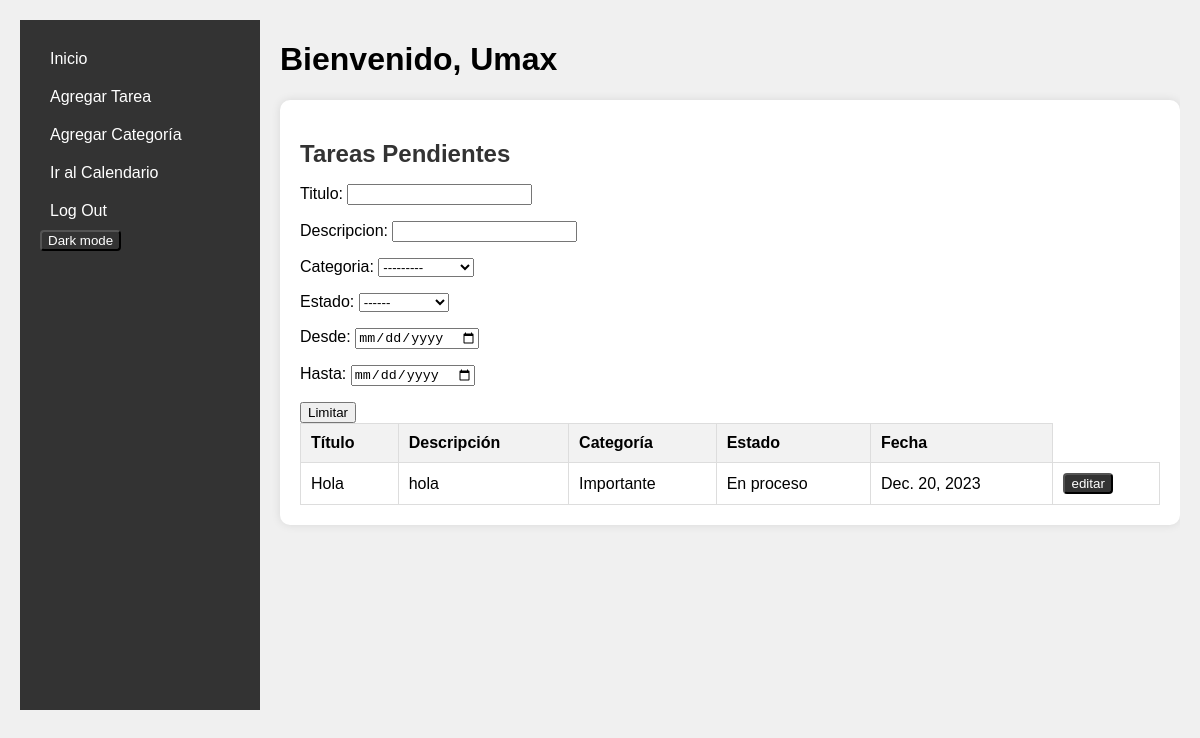
The page / (signed in) on the database as committed earlier.
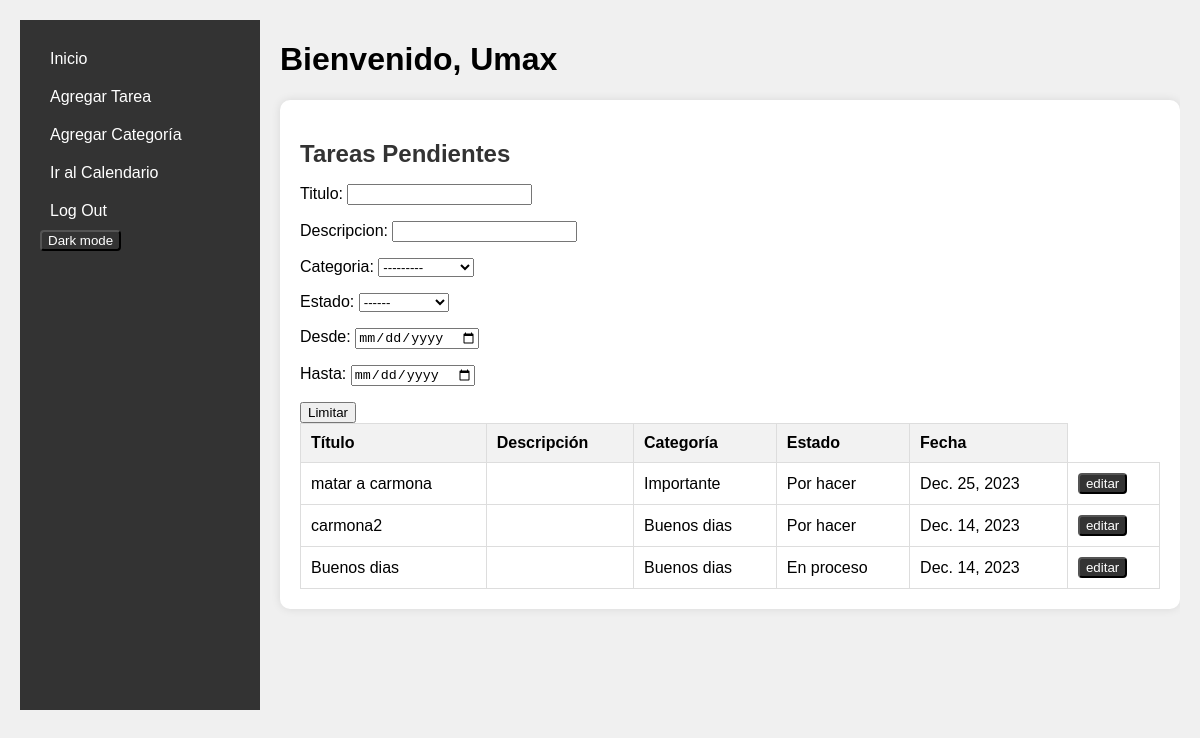
The same page on the database as committed later.
### Task/models.py (models this page shows, shortened)
class User(AbstractUser):
    def __str__(self):
        return self.username

class Task(models.Model):
    user = models.ForeignKey(User,on_delete=models.CASCADE,default=1)
    taskName = models.CharField(default='Tarea', max_length=100)
    category = models.ForeignKey(Category, on_delete=models.CASCADE, default=1)
    taskDescription = models.TextField(default="")
    color = ColorField(default='#FFFFFF')
    class state(models.IntegerChoices):
        TODO = 0, _('Por hacer')
        IN_PROG = 1, _('En proceso')
        CANCELED = 2, _('Cancelada')
        FINISHED = 3, _('Finalizada')
    taskState = models.IntegerField(default=state.TODO, choices=state.choices)
    class period(models.IntegerChoices):
        NON_PERIODIC = 0, _('No periodico')
        DAILY = 1, _('Diario')
        WEEKLY = 2, _('Semanal')
        MONTHLY = 3, _('Mensual')
        ANNUALLY = 4, _('Anual')
    periodicity = models.IntegerField(default=period.NON_PERIODIC, choices=period.choices)
    dueDate = models.DateField(default=datetime.today, blank=False)
    dueTime = models.TimeField(default='00:00', blank=True)

class Category(models.Model):
    name = models.CharField(max_length=100, blank=False)
    description = models.TextField()
    def __str__(self):
        return self.name

### Task/views/home.py (the view)
# urls.py: 2. Add a URL to urlpatterns:  path('', views.home, name='home')
@login_required
def home(request):
    if(request.method == 'GET'):
        user = request.user
        tasks = Task.objects.filter(user = request.user)
        opposite = request.session.get('opposite','Dark mode')
        return render(request, './home.html', {
            'user': user,
            'tasks': tasks,
            'filter': forms.basicFilters,
            'opposite': opposite
        })
    else:
        return manageDarkMode(request)

### Task/templatetags/descState.py (called while the page is built)
@register.filter(name='descState')
def descState(n):
    state = ''
    match n:
        case 0:
            state = 'Por hacer'
        case 1:
            state = 'En proceso'
        case 2:
            state = 'Cancelada'
        case 3:
            state = 'Finalizada'
    return state

### Task/templates/home.html (shortened to what this page needs)
<!DOCTYPE html>
{% load static %}
{% load descState %}
<html lang="en">
<head>
    {% block style %}
        {% if opposite == 'Dark mode' %}
            <link rel="stylesheet" href="{% static 'css/home.css' %}">
        {% else %}
            <link rel="stylesheet" href="{% static 'css/darkHome.css' %}">
        {% endif %}
    {% endblock style %}
</head>
<body>
<div class="container">
    <nav class="sidebar">
        <ul>
            <li><a href="/" class="active">Inicio</a></li>
            <li><a href="/createTasks/" class="add-task">Agregar Tarea</a></li>
            <li><a href="/createCategory/" class="add-category">Agregar Categoría</a></li>
            <li><a href="/calendar/" class="calendar">Ir al Calendario</a></li>
            <li><a href="/logout" class="logout">Log Out</a></li>
            <li><form method="POST">{% csrf_token %}<button id="opposite" name="opposite">{{opposite}}</button></form></li>
        </ul>
    </nav>
    <div class="content" method = "POST">
        {% block content %}
            <div class="header">
                <h1>Bienvenido, {{ user.username }} </h1>
            </div>
            <div class="tasks-table">
                <h2>Tareas Pendientes</h2>
                <p>Titulo: <input type="text" id="idS" onkeyup="nameSearch()"></p>
                <p>Descripcion: <input type="text" id="idSd" onkeyup="descSearch()"></p>
                {{filter.as_p}}
                <input onclick = 'dates()' type='button' value='Limitar'>
                <table id="tTable">
                    <thead>
                        <tr>
                            <th>Título</th>
                            <th>Descripción</th>
                            <th>Categoría</th>
                            <th>Estado</th>
                            <th>Fecha</th>
                        </tr>
                    </thead>
                    <tbody>
                        {% for task in tasks %}
                            <tr>
                                <td>{{ task.taskName }}</td>
                                <td>{{ task.taskDescription }}</td>
                                <td>{{ task.category }}</td>
                                <td>{{ task.taskState | descState }}</td>
                                <td>{{ task.dueDate }}</td>
                                <td>
                                    <a href="{% url 'taskDetails' task.id %}">
                                        <button type="button">
                                            editar
                                        </button>
                                </td>
                            </tr>
                        {% endfor %}
                    </tbody>
                </table>
            </div>
        {% endblock content %}
    </div>
</div>
</body>
</html>

### Task/static/css/home.css (style rules this page uses)
body { margin: 0; padding: 0; box-sizing: border-box; font-family: 'Arial', sans-serif; background-color: #f0f0f0; }
.container { display: flex; max-width: 1200px; margin: 0 auto; padding: 20px; }
.sidebar { background-color: #333; color: white; padding: 20px; width: 200px; height:650px; }
.sidebar ul { list-style: none; padding: 0; margin: 0; }
.sidebar a { text-decoration: none; color: white; padding: 10px; display: block; }
.content { flex: 1; padding-left: 20px; height: 680px; overflow-y: auto; overflow-x: visible; }
.header { margin-bottom: 20px; }
.tasks-table { background-color: #fff; padding: 20px; border-radius: 10px; box-shadow: 0 0 10px rgba(0, 0, 0, 0.1); }
.tasks-table h2 { color: #333; margin-bottom: 15px; }
table { width: 100%; border-collapse: collapse; }
th, td { border: 1px solid #ddd; padding: 10px; text-align: left; }
th { background-color: #f2f2f2; }
button { background-color: #333; color: white; border-radius: 4px; }

Rows that differ between the two databases and show on the page:
removed Task: taskName "Hola", taskDescription "hola", category "Importante", taskState|descState "En proceso", dueDate "Dec. 20, 2023"
added Task: taskName "matar a carmona", category "Importante", taskState|descState "Por hacer", dueDate "Dec. 25, 2023"
now on this page (row edited): Task: taskName "carmona2", category "Buenos dias", taskState|descState "Por hacer", dueDate "Dec. 14, 2023"
now on this page (row edited): Task: taskName "Buenos dias", category "Buenos dias", taskState|descState "En proceso", dueDate "Dec. 14, 2023"
